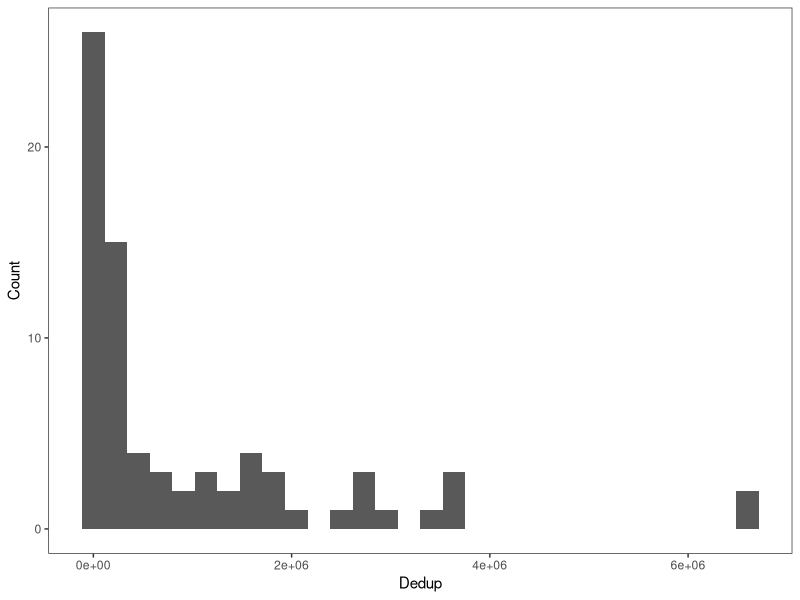

This chart was generated by the following R code: (Note: this script raises an error after producing the figure.)
## ---- chunk 1
knitr::opts_chunk$set(echo = TRUE, warning=FALSE, message=FALSE)
## ---- chunk 2
library(tidyverse)
## ---- chunk 3
m1<-read_csv("meta/samples-10312024.csv") %>% mutate(Well=paste0(Row,Column)) %>% select(-Row, -Column)
barcodes<-read_csv("meta/expected-barcodes.csv")
m1<-m1 %>% left_join(barcodes) 
## ---- chunk 4
p1<-m1 %>% filter(Plate==1) %>% mutate(File1=paste0("PLATE0",Plate,"_RA_GG",Barcode,"TGCAGG.fastq")) %>%
  mutate(File2=paste0("PLATE0",Plate,"_RB_GG",Barcode,"TGCAGG.fastq")) %>%
  mutate(File3=paste0(SampleID,"_R1.fastq")) %>%
  mutate(File4=paste0(SampleID,"_R2.fastq")) %>%
  mutate(Command1 = paste0("mv data/raw/plate-1/", File1, " data/renamed/",File3)) %>%
  mutate(Command2 = paste0("mv data/raw/plate-1/", File2, " data/renamed/",File4)) 
p2<-m1 %>% filter(Plate==2) %>% mutate(File1=paste0("PLATE0",Plate,"_RA_GG",Barcode,"TGCAGG.fastq")) %>%
  mutate(File2=paste0("PLATE0",Plate,"_RB_GG",Barcode,"TGCAGG.fastq")) %>%
  mutate(File3=paste0(SampleID,"_R1.fastq")) %>%
  mutate(File4=paste0(SampleID,"_R2.fastq")) %>%
  mutate(Command1 = paste0("mv data/raw/plate-2/", File1, " data/renamed/",File3)) %>%
  mutate(Command2 = paste0("mv data/raw/plate-2/", File2, " data/renamed/",File4)) 

c1<-p1%>%select(Command1) %>% rename(Command=Command1)
c2<-p1%>%select(Command2) %>% rename(Command=Command2)
c3<-p2%>%select(Command1) %>% rename(Command=Command1)
c4<-p2%>%select(Command2) %>% rename(Command=Command2)
bind_rows(c1,c2,c3,c4) %>% write_tsv("101.1-rename-commands.txt", col_names = FALSE)
## ---- chunk 5
fish<-read_csv("Longfin smelt meta and tissues/all_fish_clust_ids.csv") 
fish$SampleID<-gsub("_0","",fish$fishid)
fish$SampleID<-gsub("_","",fish$SampleID)
## ---- chunk 6
m2<-m1 %>% left_join(fish) 
m2 %>% group_by(clust_name_100) %>% summarize(Count=n())
## ---- chunk 7
df<-read_csv("meta/alt-demulti.txt", col_names = c("SampleID","Aligned","Dedup","Cov"))
ddf<-m2 %>% left_join(df) %>% mutate(Path=paste0("data/alt-demultiplexed/",SampleID,".sort.flt.bam"))
## ---- chunk 8
ggplot(ddf) +
  geom_histogram(aes(x=Dedup)) +
  theme_bw() +
  theme(panel.grid=element_blank()) +
  ylab("Count")
## ---- chunk 9
m100<-ddf %>% filter(Dedup>1e5) 
m100 %>% group_by(clust_name_100) %>% summarize(Count=n())
m100 %>% select(Path) %>% write_tsv(col_names = FALSE, file="bamlists/49.bamlist")
